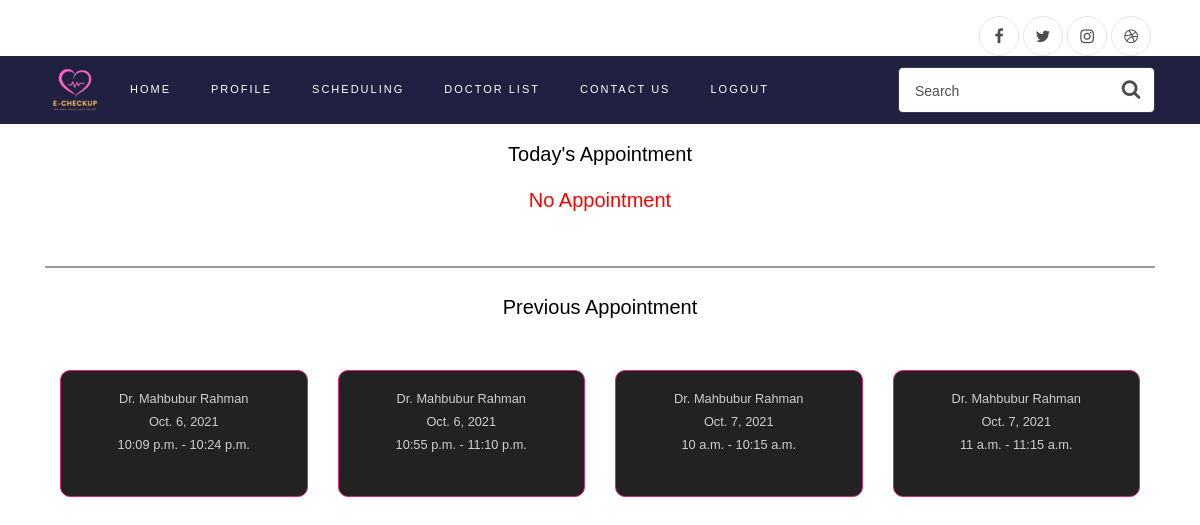
/scheduling/ (signed in), run on an earlier commit of the app's database.
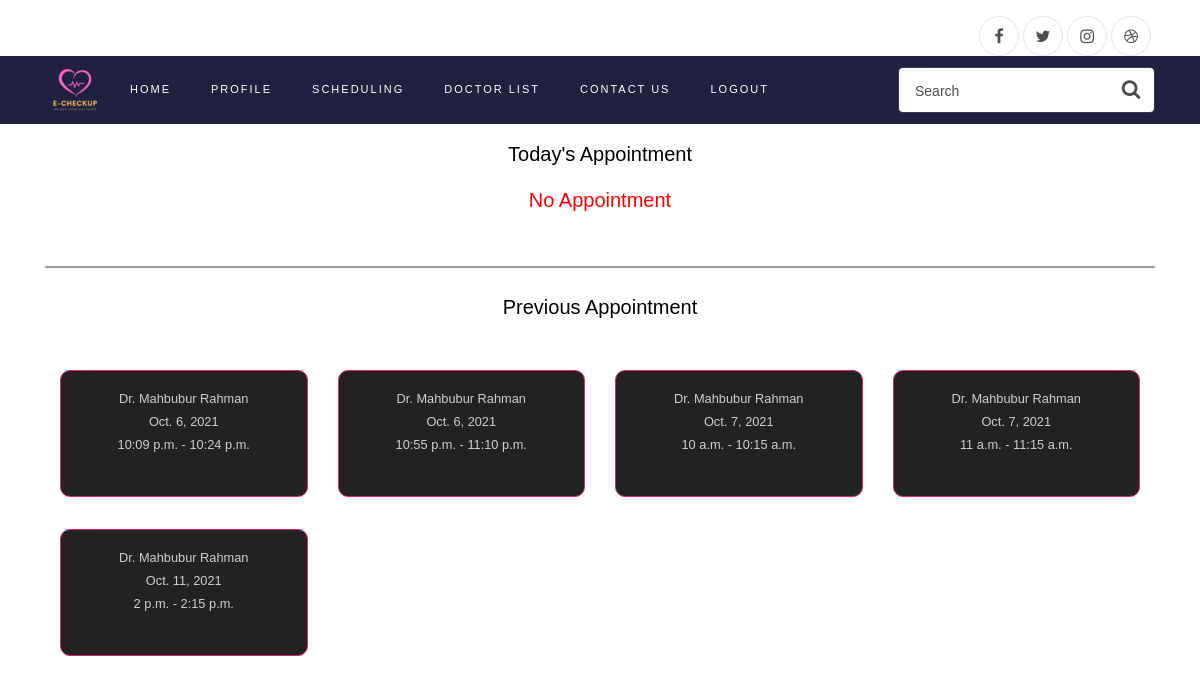
And on a later commit of the database.
### userManagement/models.py (models this page shows, shortened)
class DoctorProfile(models.Model):
    image = models.ImageField(upload_to='doctor/', blank=True, null=True, default="doctor/default_icon.png",)
    user = models.ForeignKey(User, default=None, on_delete=models.CASCADE)
    name = models.CharField(max_length=50,blank=True,null=True)
    email = models.EmailField(blank=True,null=True)
    status = models.BooleanField(blank=True,null=True,default=True)
    degree = models.CharField(max_length=500,blank=True,null=True)
    hospital_name = models.CharField(max_length=100,blank=True,null=True)
    speciality = models.CharField(max_length=100,blank=True,null=True)
    def create_user_profile(sender, instance, created, **kwargs):
        if created and instance.type == Types.Doctor:
            DoctorProfile.objects.create(user=instance)
            DoctorTiming.objects.create(doctor=instance)
    post_save.connect(create_user_profile, sender=Doctor)

class Meeting(models.Model):
    doctor = models.ForeignKey(Doctor,on_delete=models.DO_NOTHING,related_name='Doctor')
    patient = models.ForeignKey(Patient,on_delete=models.DO_NOTHING,related_name='Patient')
    date = models.DateField(auto_now=True)
    s_time = models.TimeField()
    e_time = models.TimeField()
    class Meta:
        unique_together = ('doctor','s_time')

### userManagement/views.py (the view)
# urls.py: path('scheduling/',userView.scheduling,name='scheduling'),
def scheduling(request):
    meeting = Meeting.objects.filter(patient=request.user,date =  datetime.datetime.now().date().strftime("%Y-%m-%d"))
    doc_meeting = Meeting.objects.filter(doctor=request.user,date =  datetime.datetime.now().date().strftime("%Y-%m-%d"))
    previous_meeting = Meeting.objects.filter(patient=request.user).exclude(date=datetime.datetime.now().date().strftime("%Y-%m-%d"))
    doc_profile = DoctorProfile.objects.all()
    patient_profile = PatientProfile.objects.all()
    context = {
        'meeting' : meeting,
        'previous_meeting':previous_meeting,
        'doc_meeting':doc_meeting,
        'doc':doc_profile,
        'patient':patient_profile
    }
    return render(request, 'userManagement/scheduling.html', context)

### userManagement/context.py (called while the page is built)
def verifiedUser(request):
    usertype = ''
    userStatus=''
    if request.user.is_authenticated:
        if request.user.type == 'DOCTOR':
            usertype = 'DOCTOR'
        elif request.user.type == 'PATIENT':
            usertype = 'PATIENT'
            try:
                user = get_object_or_404(PatientProfile, user=request.user)
                if user.status:
                    userStatus = 'Verified'
                else:
                    userStatus = 'notVerified'
            except Exception:
                usertype = "Error"
        else:
            usertype = "ADMIN"
    context = {
        'userStatus': userStatus,
        'usertype' : usertype
    }
    return context

### templates/userManagement/scheduling.html (shortened to what this page needs)
{% extends 'base.html' %}
{% load static %}
{% block content %}
    <html lang="en">
    <head>
        <link rel="stylesheet" href="{% static 'css/scheduling.css' %}">
    </head>
    <body>
    {% if usertype == 'PATIENT' %}
     <div style="text-align: center; margin-top: 15px">
        <h5 style="color: black"><p style="color: black">
            Today's Appointment
        </p></h5>
    </div>
   {% if meeting.count == 0 %}
       <div style="text-align: center; margin-top: 15px">
        <h5 style="color: black"><p style="color: red">
            No Appointment
        </p></h5>
    </div>
   {% endif  %}
        <div class="mb-4">
        <h6 class="text-uppercase">Solid</h6>
        <hr class="solid">
    </div>
    <div>
        <h5 style="color: black"><p style="text-align: center">
            Previous Appointment
        </p></h5>
    </div>
     {% if previous_meeting.count == 0 %}
       <div style="text-align: center; margin-top: 15px">
        <h5 style="color: black"><p style="color: red">
            No Previous Appointment
        </p></h5>
    </div>
   {% else %}
          <div class="container mt-5 mb-5">
        <div class="row g-2">
            {% for pm in  previous_meeting.all %}
                <div class="col-md-3">
                    <div class="card p-2 py-3 text-center">
                        {% for d in doc %}
                        {% if d.user == pm.doctor%}
                            <small>{{ d.name }}</small>
                        {% endif %}
                            {% endfor %}
                        <small>{{ pm.date }}</small>
                        <small>{{ pm.s_time }} - {{ pm.e_time }}</small>
                    </div>
                </div>
            {% endfor %}
        </div>
    </div>
    {% endif %}
{% endif %}
    </body>
    </html>
{% endblock content %}

What changed in the data, as far as the page shows it:
added Meeting: date "Oct. 11, 2021", s_time "2 p.m.", e_time "2:15 p.m.", DoctorProfile (name "Dr. Mahbubur Rahman")
